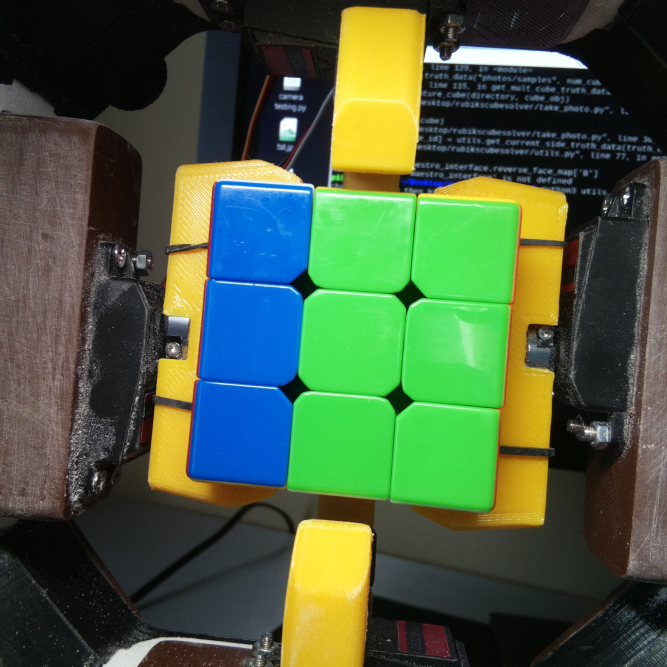
#> input picture photos/samples/0/0.jpg, 2000 x 2000 px (shown at 1/3 size); its folder holds only this picture in this run
$ python test_mv.py
#> lines starting #> are read from the running program, lines starting #| are printed output that depends on the picture
### get_image.py
from itertools import groupby
import cv2
import numpy as np
import math
from PIL import Image
from colormath.color_objects import LabColor
from colormath.color_diff import delta_e_cie2000
import os

side_number = 0#global argument for debugging

#returns a list of 9 LAB (3-tuple) colors for each color in the cube
def get_squares(clean_image):
    sq_list = []
    for row in range(3):
        for col in range(3):
            sample_size = 42
            sq_width = 42
            assert(sample_size <= sq_width)
            sample_seperation = 73
            x_start = 46+col*sample_seperation + ((sq_width-sample_size)//2)
            y_start = 26+row*sample_seperation + ((sq_width-sample_size)//2)

            square = clean_image[y_start:y_start+sample_size, x_start:x_start+sample_size]
            cv2.imwrite(f'photos/squares/{side_number}_{row}_{col}.jpg', square)

            r,g,b = get_dom_color(Image.open(f'photos/squares/{side_number}_{row}_{col}.jpg'))

            d = 1
            detectedColor = np.array([[(b,g,r)for i in range(d)] for i in range(d)])
            cv2.imwrite(f'photos/squares/{side_number}_{row}_{col}_det_color.jpg', detectedColor)

            lab_img = cv2.imread(f'photos/squares/{side_number}_{row}_{col}_det_color.jpg')
            sticker_LAB = cv2.cvtColor(lab_img, cv2.COLOR_BGR2LAB)[0][0]

            #x = (x[0]*100/255, x[1]-128, x[2]-128)

            sq_list.append((sticker_LAB[0]*100/255, sticker_LAB[1]-128, sticker_LAB[2]-128))
    return sq_list

# gets the most dominant color from an image, palette_size is how sensitive it is lower is more sensitive
def get_dom_color(pil_img, palette_size=1):
    img = pil_img.copy()
    img = img.quantize(colors=4, kmeans=4).convert('RGB')
    color_counts = sorted(img.getcolors(4), reverse=True)
    return color_counts[0][1]

#computes the distance to the centers given a square with a certain LAB value. returns an array
# 6 long, representing the distance to all of the different colors
# [95 lines left out: functions distance, normalize_distances, get_likelyhood, calculate_bucket, not called in this run]

#classifies the given cube based on the data in the six image files within the passed folder
# returns a list of six sides, each nine big, representing the different colors. Values are ints in the range [0-6)
def get_cube_classification_list(folder: str) -> list:
#> called with folder = 'photos/samples/0'
    if not os.path.exists(folder):
            raise Exception('Input directory for images does not exist.')
    if not os.path.exists(folder + '/cropped'):
            os.makedirs(folder + '/cropped')

    global side_number
    side_number = 0

    test =  "1.jpg"
    images = [f'{folder}/{i}.jpg' for i in range(6)]
    full_list = []
    colors = ['1','2','3','4','5','6']
    s_count = 0

    for image in images:
        #open each image
        img = Image.open(image)
#> img is the input picture: PIL image 2000x2000 RGB; mean R, G, B 72.7, 94.1, 64
        #resize to a smaller size so the image is not so large
        img1 = img.resize((500,500))
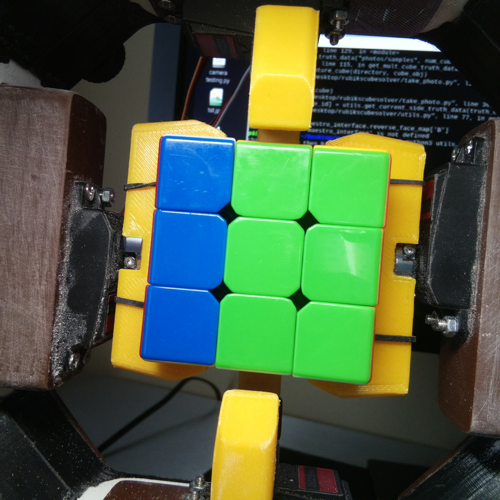
#> img1: PIL image 500x500 RGB; mean R, G, B 72.7, 94.1, 64
        #rotate to account for camera being 5 degrees crooked
        img1 = img1.rotate(5)
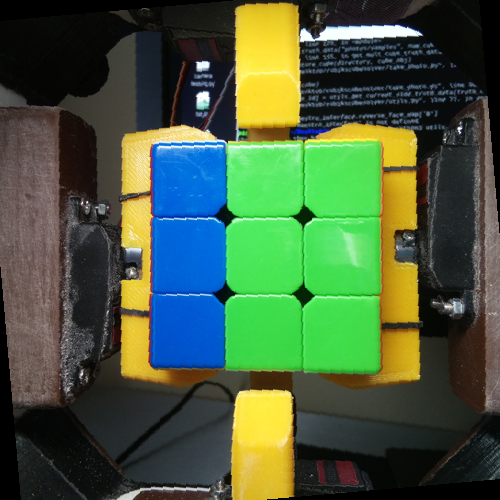
#> img1: PIL image 500x500 RGB; mean R, G, B 70.6, 92, 62
        # save cropped image to be opened with cv2
        img1.save(f"{folder}/cropped/{test}")
        #open image with cv2
        face = cv2.imread(f"{folder}/cropped/{test}")
        face = face[130:400, 120:400]
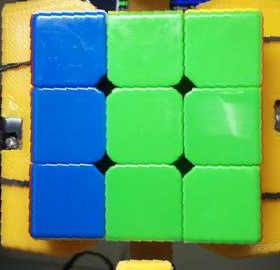
#> face: shape (270, 280, 3); mean B, G, R 104.7, 165.8, 85.2
        #cv2.imshow('face', face)
        # main driver, takes in an image with a grid system and a clean image of the same size and finds the boxes on the image and find the
        # most predominant color in the image and return it as a list of (l,a,b) for all 9 spots on the cube face
        sq_values = get_squares(face)
#> in get_squares, `square = clean_image[y_start:y_start+sample_size, x_start:x_start+samp..`:
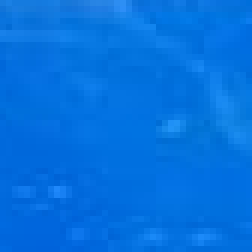
#> square: shape (42, 42, 3) (shown 6 times larger); mean B, G, R 223.9, 113.6, 4.4
#> in get_dom_color, `color_counts = sorted(img.getcolors(4), reverse=True)`: color_counts = [(810, (1, 112, 222)), (407, (6, 117, 226)), (343, (1, 105, 220)), (204, (19, 127, 233))]
#> in get_squares, `r,g,b = get_dom_color(Image.open(f'photos/squares/{side_number}_{row}_..`: r = 1; g = 112; b = 222
#> in get_squares, `detectedColor = np.array([[(b,g,r)for i in range(d)] for i in range(d)])`: detectedColor = [[222, 112, 1]]
#> in get_squares, `lab_img = cv2.imread(f'photos/squares/{side_number}_{row}_{col}_det_co..`: lab_img = [[222, 111, 1]]
#> in get_squares, `sticker_LAB = cv2.cvtColor(lab_img, cv2.COLOR_BGR2LAB)[0][0]`: sticker_LAB = [122, 145, 64]
#> sq_values = [(47.84, 17, -64), (83.53, -65, 52), (82.35, -68, 56), (45.88, 20, -66), (82.35, -68, 55), (81.57, -63, 48), (40.78, 27, -69), (77.65, -68, 58), (78.04, -68, 58)]
        # add face to cube list
        full_list.append(sq_values)
        side_number += 1
        s_count += 1

    #use the six centers as truth data
    centers = [side[4] for side in full_list]

    #get the distances of each square to each center
    distances = [[[] for i in range(9)] for i in range(6)]
    for side in range(6):
        for square in range(9):
            distances[side][square] = distance(centers, full_list[side][square])

    #normalize the distances for the cube
    normalize_distances(distances)

    #get the likelyhood each square is a certain color
    get_likelyhood(distances)

    '''
    for i, side in enumerate(distances):
        print(i)
        tab = ""
        for x, square in enumerate(side):
            print(tab, x, " ",square, sep="")
            tab = tab + "  "
    '''
    # can be used when testing to prevent the cv2.imshow from disapearing
    #cv2.waitKey(0)
    return calculate_bucket(distances) #calculate what color each square is and return it


# [5 lines that do not run on import are left out]
    # can be used when testing to prevent the cv2.imshow from disapearing
    #cv2.waitKey(0)

### test_mv.py
import get_image
import os
import re

import random

#compares what the MV system thought to the truth data of the cube, then prints out a grade, and which cubes were missed.
def main():
    missed_cubes = [] #list of file paths to missed cubes
    grade = 0 #grade will increment by 1 if a cube is correctly classified
    total = 0 #total will increment by 1 every cube

    #root_path = "photos/failed"
    root_path = "photos/samples"
    #root_path = "photos/stickerless_sample"
    dirs = os.listdir(root_path)


    for folder in dirs:
        path = root_path + '/' + folder

        mv_pass = True

        try:
            mv_res = get_image.get_cube_classification_list(path)
            #print(mv_res)
            truth_data = [] #list of sides
            with open(path + "/truth_data.txt", "r") as f:
                x = f.readlines()
                for side in range(6):
                    truth_data.append(re.compile('[012345]').findall(x[side]))
            #truth_data = random.shuffle(truth_data)
            #go through the mv_res, and the truth data, make a map, and see if it is ever violated.
            truth_map = {}
            for side in range(6):
                for square in range(9):
                    if truth_data[side][square] in truth_map:
                        predicted_value = truth_map[truth_data[side][square]]
                        if predicted_value != mv_res[side][square]:
                            mv_pass = False
                    else:
                        truth_map[truth_data[side][square]] = mv_res[side][square]
            if len(truth_map) != 6:
                mv_pass = False
            print(f"Passed {root_path + '/' + folder}? {mv_pass}")
        except:
            mv_pass = False
#> mv_pass = False
            grade -= 0.5 #extra penalty for crashing
            print(f"Crashed {root_path + '/' + folder}?")
        if mv_pass:
            grade += 1
        total += 1
    print(f'\n\nGrade is {grade}/{total}')

if __name__ == "__main__":
    main()
